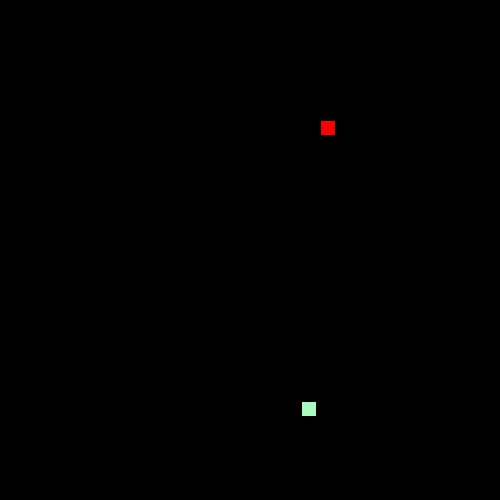
Frame 1 (no input)
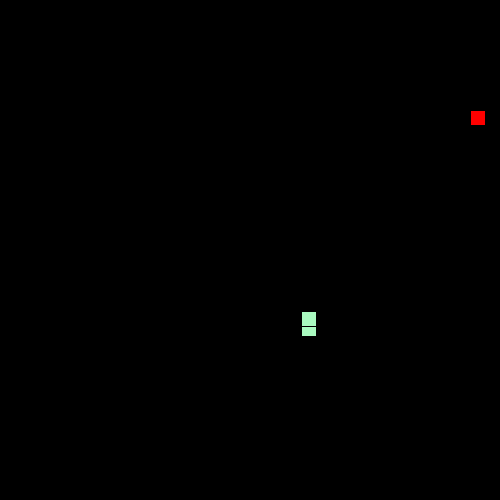
Frame 60 (the mouse pressed at the canvas centre just before this capture)
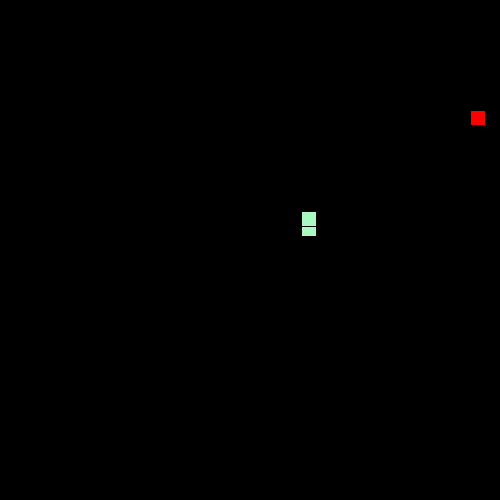
Frame 120 (the mouse held since frame 60 and released just before this capture)

The Processing sketch that drew these frames (run headless with seeded random() and noise(); from frame 60 on, the mouse is pressed at the canvas centre):

// Processing sketch: SnakeRecipe
// ── SnakeRecipe.pde

// 1. Follow the recipe instructions inside the Segment class.
import java.util.List;

// The Segment class will be used to represent each part of the moving snake.

class Segment {
  //2. Create x and y member variables to hold the location of each segment.
  private  int x, y;

  // 3. Add a constructor with parameters to initialize each variable.
  Segment(int x, int y) {
    this.x = x;
    this.y = y;
  }

  // 4. Add getter and setter methods for both the x and y member variables.
  public int getX() { 
    return x;
  }
  public int getY() { 
    return y;
  }
  public void setX(int x) { 
    this.x = x;
  }
  public void setY(int y) { 
    this.y = y;
  }
}


// 5. Create (but do not initialize) a Segment variable to hold the head of the Snake
Segment head;

// 6. Create and initialize a String to hold the direction of your snake e.g. "up"
String direction = "up";

// 7. Create and initialize a variable to hold how many pieces of food the snake has eaten.
// give it a value of 1 to start.
int foodEaten = 1;


// 8. Create and initialize foodX and foodY variables to hold the location of the food.

// (Hint: use the random method to set both the x and y to random locations within the screen size (500 by 500).)

int foodX = ((int)random(50)*10);
int foodY = ((int)random(50)*10);

int speed = 10;
int size = 15;

void setup() {

  // 9. Set the size of your sketch (500 by 500).

  size(500, 500);


  // 10. initialize your head to a new segment.
  head = new Segment(300, 400);


  // 11. Use the frameRate(int rate) method to set the rate to 20.
  frameRate(20);
}


void draw() {

  background(0);


  //12. Call the manageTail, drawFood, drawSnake, move, and collision methods.
  manageTail();
  drawFood();
  drawSnake();
  move();
  collision();
  manageTail();
}


// 13. Complete the drawFood method below. (Hint: each piece of food should be a 10 by 10 rectangle).

void drawFood() {
  fill(255, 0, 0);
  rect(foodX, foodY, size, size);
}


//14. Draw the snake head (use a 10 by 10 rectangle)

void drawSnake() {
  fill(196, 188, 188);
  rect(head.getX(), head.getY(), size, size);

  //test your code
}


// 15. Complete the move method below.

void move() {

  // 16. Using a switch statement, make your snake head move by 10 pixels in the correct direction.
  //This is an incomplete switch statement:

  switch(direction) {
  case "up":
    head.setY(head.getY() - speed);
    break;
  case "down":
    // move head down here 
    head.setY(head.getY() + speed);
    break;
  case "left":
    // figure it out     
    head.setX(head.getX() - speed);
    break;
  case "right":
    // mystery code goes here 
    head.setX(head.getX() + speed);
    break;
  }



  // 17. Call the checkBoundaries method to make sure the snake head doesn't go off the screen.
  checkBoundaries();
}


// 18. Complete the keyPressed method below. Use if statements to set your direction variable depending on what key is pressed.

void keyPressed() {
  switch(keyCode) {
  case UP:
    if (!direction.equals("down"))
      direction = "up";
    break;
  case DOWN:
    if (!direction.equals("up"))
      direction = "down";
    break;
  case LEFT:
    if (!direction.equals("right"))
      direction = "left";
    break;
  case RIGHT:
    if (!direction.equals("left"))
      direction = "right";
    break;
  default:
    break;
  }
}



// 19. check if your head is out of bounds (teleport your snake head to the other side).

void checkBoundaries() {
  //printl
  if (head.getX() >= width)
    head.setX(1);

  if (head.getX() <= 0)
    head.setX(width); 

  if (head.getY() >= height)
    head.setY(1);   

  if (head.getY() <= 0 )
    head.setY(height);
}



//20. Make sure that the key for your current direction’s opposite doesn’t work(i.e. If you’re going up, down key shouldn’t work)



// 21. Complete the missing parts of the collision method below.

void collision() {
  // If the segment is colliding with a piece of food...
  // Increase the amount of food eaten and set foodX and foodY to new random locations.
  int cheatSize = 2 * size;
  //println("foodX: " + foodX + " - " + head.getX() + " - " + "\t foodY: "  + foodY + " - " + head.getY());
  if ((head.getX() >= (foodX - cheatSize)) && (head.getX() <= (foodX+cheatSize))) { 
    if ((head.getY() >= (foodY - cheatSize)) && (head.getY() <= (foodY+cheatSize))) {
      foodEaten++;
      foodX = ((int)random(50)*10);
      foodY = ((int)random(50)*10);
    }
  }
}



/**
 
 ** Part 2: making the tail (the rest of the snake)
 
 **/

//  1. Create and initialize an ArrayList of Segments. (This will be your snake tail!)
List<Segment> snakeTail = new ArrayList();


// 2. Complete the missing parts of the manageTail method below and call it in the draw method.

void manageTail() {
  checkTailCollision();

  //Call the drawTail and checkTailCollision methods.
  drawTail();
  checkTailCollision();

  // Add a new Segment to your ArrayList that has the same X and Y as the head of your snake.
  snakeTail.add(new Segment(head.getX()+1, head.getY()+1));

  // To keep your tail the right length:
  // while the tail size is greater than the number of food pieces eaten, remove the first Segment in your tail.
  while (snakeTail.size() > foodEaten) {
    snakeTail.remove(0);
  }
}

void drawTail() {
  // Draw a 10 by 10 rectangle for each Segment in your snake ArrayList.
  for (Segment onePart : snakeTail) {
    fill(169, 250, 192);
    rect(onePart.getX(), onePart.getY(), size, size);
  }
}


// 3. Complete the missing parts of the bodyCollision method below.

void checkTailCollision() {
  // If your head has the same location as one of your segments...  


  // reset your food variable

  //Call this method at the beginning of your manageTail method.
}
